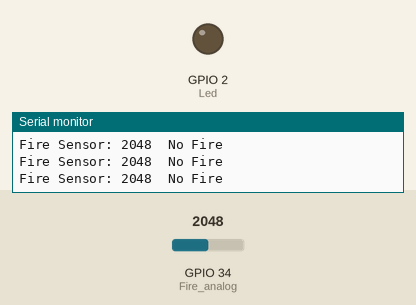
The sketch below on a simulated ESP32. Parts: output pins drawn as LEDs (lit = HIGH), the last lines printed to the serial monitor. Dashed ring = blinking. The test bench sets the inputs (shaded band); at power-on: GPIO 34 (Fire_analog) = 2048.

Above: at 1.2 s.
1.3 s: GPIO 34 (Fire_analog) set to 1034
2.8 s: GPIO 34 (Fire_analog) set to 938
At 3.6 s:
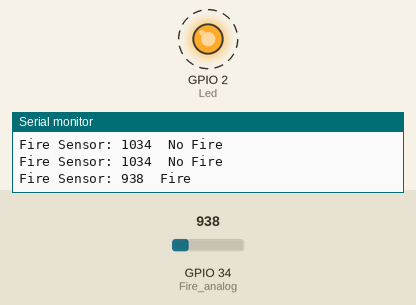
5.8 s: GPIO 34 (Fire_analog) set to 1040
At 6.5 s:
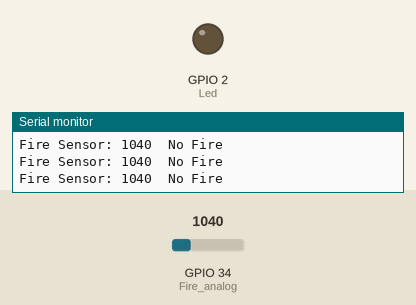
7.5 s: GPIO 34 (Fire_analog) set to 960
At 7.8 s:
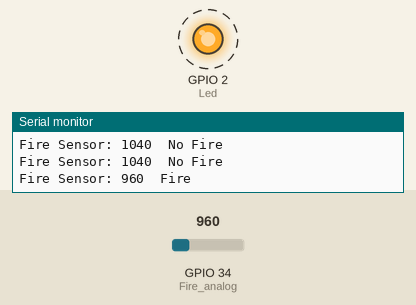
Timing chart, 0 to 11.5 s (numbered marks = the images above; inputs shaded):
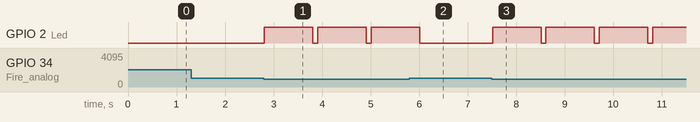

Measured:
- the behaviour switches between 1000 and 999 on GPIO 34 (Fire_analog) (found by bisection; images 0 and 1)
- after the input at 2.8 s, GPIO 2 (Led): alternates HIGH for 1.0 s and LOW for 0.10 s, starting at once
- after the input at 5.8 s, GPIO 2 (Led): goes on until 6.0 s, then stays LOW
- after the input at 7.5 s, GPIO 2 (Led): alternates HIGH for 1.0 s and LOW for 0.10 s, starting at once

The sketch:

flame_sensor.ino
```cpp
/*
Author:Dharmndra Kumar YAdav
*/
int Led = 2;        // used for ESP32
int Fire_analog = 34;    // used for ESP32


void setup() {
  Serial.begin(115200);
  pinMode(Led, OUTPUT);
}

void loop() {
  int firesensorAnalog = analogRead(Fire_analog);

  Serial.print("Fire Sensor: ");
  Serial.print(firesensorAnalog);
  Serial.print("\t");

  if (firesensorAnalog < 1000) {
    Serial.println("Fire");
    digitalWrite (Led, HIGH) ; //send tone
    delay(1000);
    digitalWrite (Led, LOW) ;  //no tone
  }
  else {
    Serial.println("No Fire");
  }
  delay(100);
}
```
